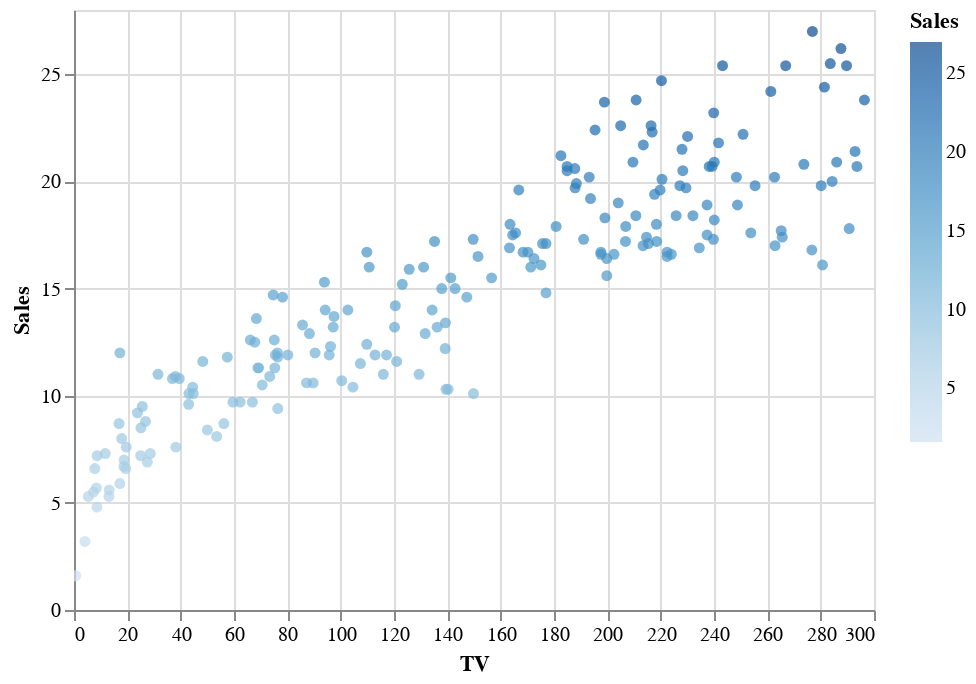

The notebook cell saved with this chart:
### Code cell
sp= alt.Chart(df58).mark_circle().encode(
    x=('TV'), #assigning the TV Budget on the x-axis
    y=('Sales'), #assigning the Radio on the Y-axis
    color='Sales', #assigning color to Sales
).interactive()

sp

### Figure 1 — Vega-Lite specification as saved in the notebook (floating-point values rounded to 4 significant figures; data arrays with more than 128 entries replaced by an {"elided": "..."} marker saying what was removed)
{"config": {"view": {"continuousWidth": 400, "continuousHeight": 300}}, "data": {"name": "data-4057965ab3635d5746a855f7786f82a6"}, "mark": "circle", "encoding": {"color": {"field": "Sales", "type": "quantitative"}, "x": {"field": "TV", "type": "quantitative"}, "y": {"field": "Sales", "type": "quantitative"}}, "selection": {"selector002": {"type": "interval", "bind": "scales", "encodings": ["x", "y"]}}, "$schema": "https://vega.github.io/schema/vega-lite/v4.17.0.json", "datasets": {"data-4057965ab3635d5746a855f7786f82a6": {"elided": "200 records"}}}
